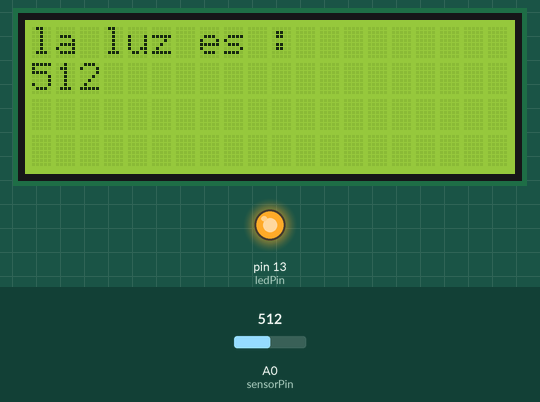
Bench run of a sketch on a simulated Arduino Uno, built with avr-gcc and run on an emulated ATmega328P. On the bench: 20×4 character LCD, output pins drawn as LEDs (lit = HIGH). The inputs (shaded band) are chosen by the test bench; at power-on: A0 (sensorPin) = 512.

Above: at 1.2 s.
1.3 s: A0 (sensorPin) set to 55
At 2.4 s:
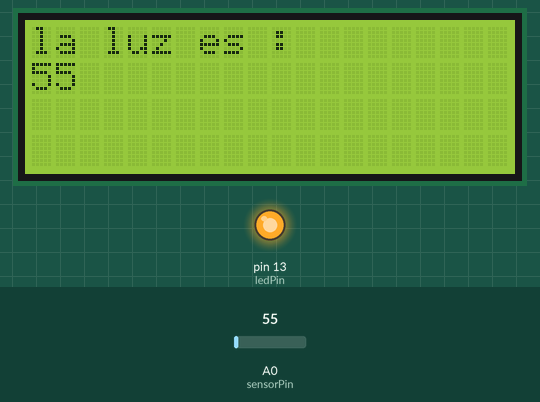
3.1 s: A0 (sensorPin) set to 46
At 4.3 s:
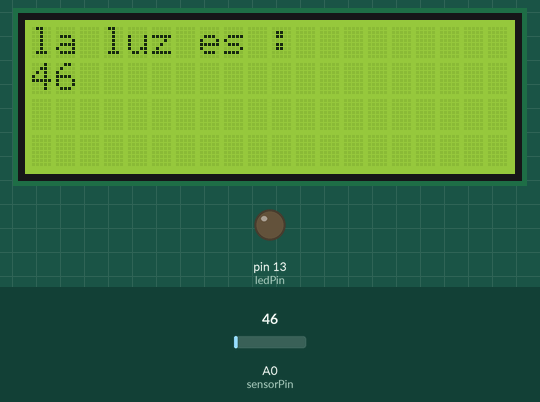
4.6 s: A0 (sensorPin) set to 0
At 6.0 s:
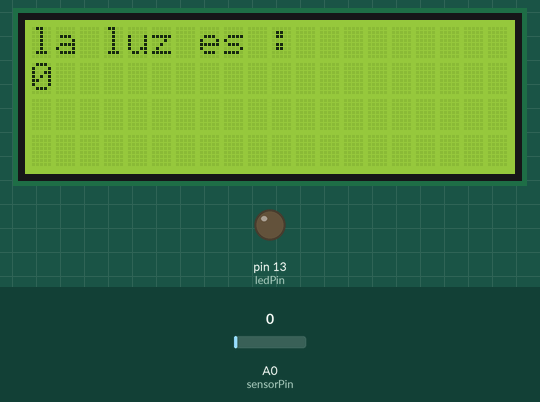
Timing chart, 0 to 7.6 s (numbered marks = the images above; inputs shaded):
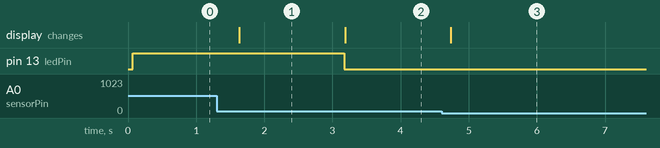

The sketch:

sensor_fotoresistivo_lcd.ino
```cpp
//KY018 Photo resistor module
#include <Wire.h>
#include <LiquidCrystal_I2C.h>

LiquidCrystal_I2C lcd(0x27, 20, 4);
int sensorPin = A0; // Entrada del potenciometro
int ledPin = 13; // Pin del led demostrativo
int sensorValue = 0; // Variable en que se almacenan los datos del sensor
void setup() {
  pinMode(ledPin, OUTPUT);
  lcd.init();
  lcd.backlight();
}
void loop() {
  lcd.clear();
  sensorValue = analogRead(sensorPin);
  if (sensorValue > 50)
    digitalWrite(ledPin, HIGH);
  else
    digitalWrite(ledPin, LOW);
  lcd.setCursor(0, 0);
  lcd.print("la luz es :");
  lcd.setCursor(0, 1);
  lcd.print(sensorValue, DEC);


  delay(500);


}
```

Measured:
- the behaviour switches between 51 and 50 on A0 (sensorPin) (found by bisection; images 1 and 2)
- after the input at 1.3 s, the display: changes after 0.33 s (image 1)
- after the input at 3.1 s, pin 13 (ledPin): HIGH → LOW after 0.07 s; the display: changes after 0.09 s (image 2)
- after the input at 4.6 s, the display: changes after 0.13 s (image 3)
